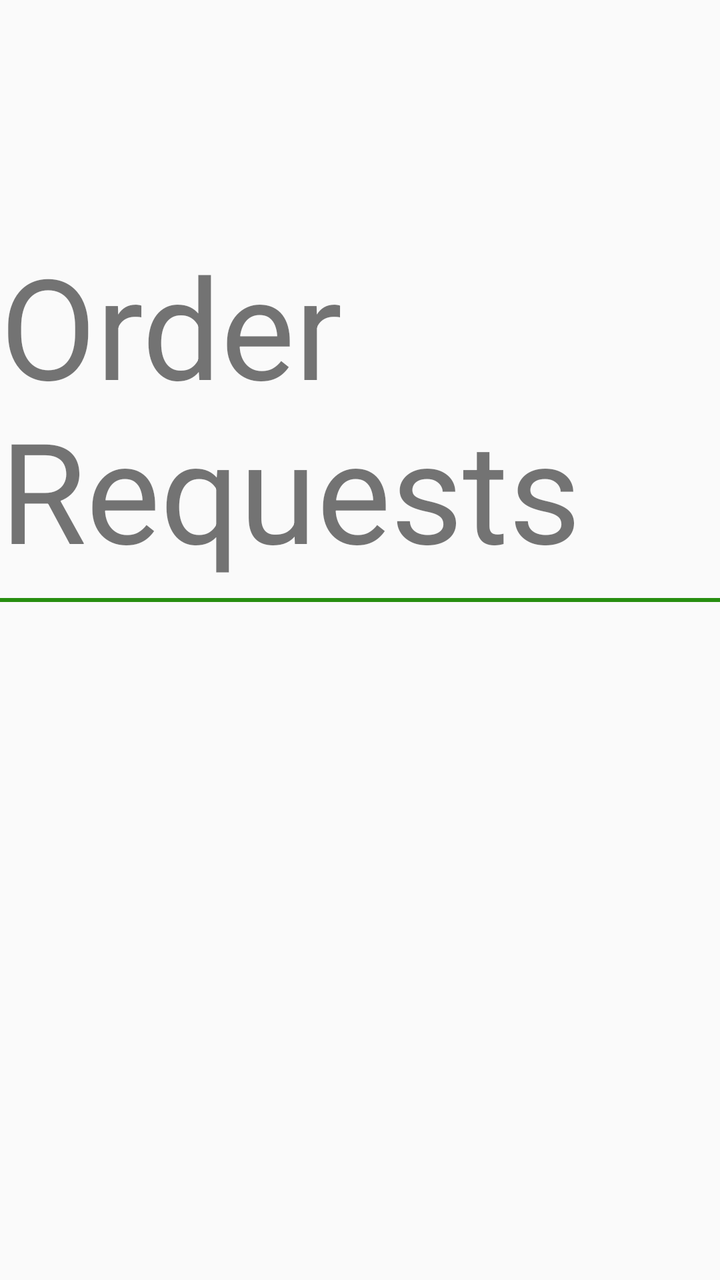
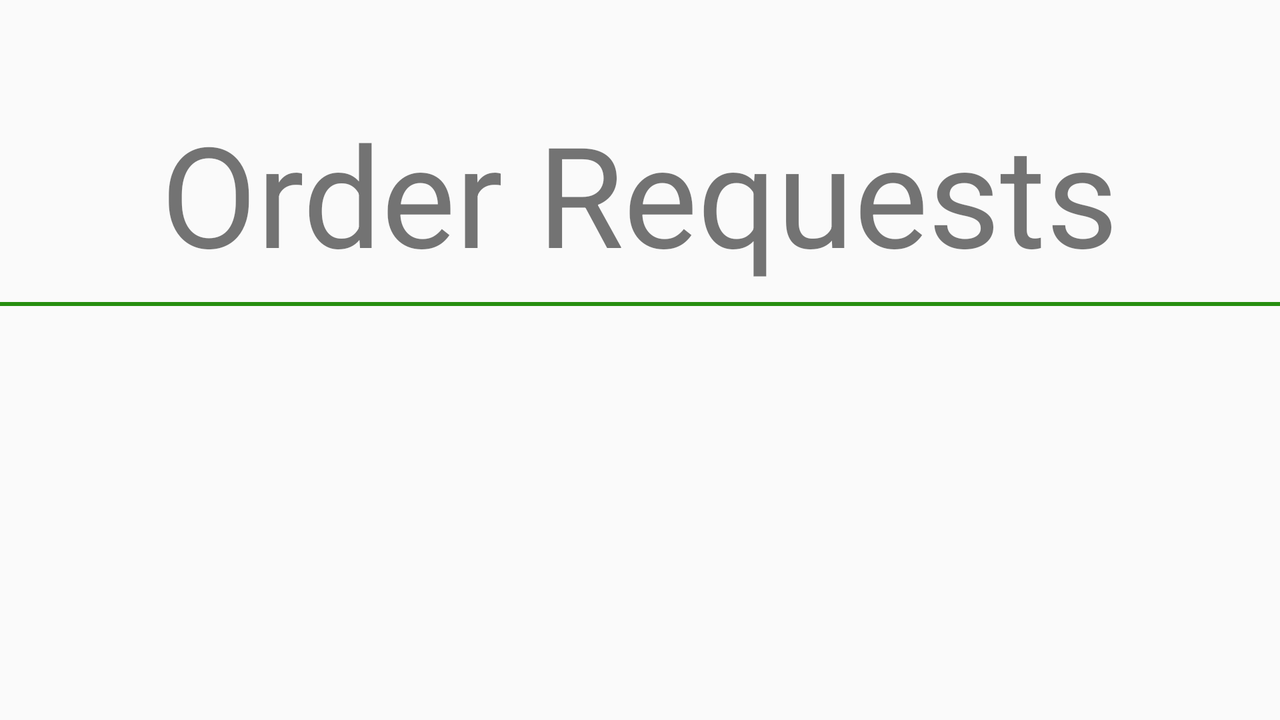

The same Android screen from two of the app's own layout files: first res/layout/ as a phone draws it, then the author's variant for another configuration, drawn on a device whose configuration selects that folder. Both files follow.
<!-- AndroidManifest.xml: application theme AppTheme -->
<!-- res/layout/content_order_req_nav.xml -->
<?xml version="1.0" encoding="utf-8"?>
<android.support.constraint.ConstraintLayout xmlns:android="http://schemas.android.com/apk/res/android"
    xmlns:app="http://schemas.android.com/apk/res-auto"
    xmlns:tools="http://schemas.android.com/tools"
    android:id="@+id/relativeLayout"
    android:layout_width="match_parent"
    android:layout_height="match_parent"
    tools:context="com.unown.finalunown.OrderReqNavActivity">


    <ListView
        android:id="@+id/orderListView"
        android:layout_width="fill_parent"
        android:layout_height="wrap_content"
        android:layout_marginTop="8dp"
        android:drawSelectorOnTop="false"
        app:layout_constraintLeft_toLeftOf="parent"
        app:layout_constraintRight_toRightOf="parent"
        app:layout_constraintStart_toStartOf="parent"
        app:layout_constraintTop_toBottomOf="@+id/view" />

    <View
        android:id="@+id/view"
        android:layout_width="fill_parent"
        android:layout_height="2dp"
        android:layout_below="@+id/title"
        android:layout_marginTop="8dp"
        android:background="@color/colorAccent"
        app:layout_constraintTop_toBottomOf="@+id/title"
        tools:layout_editor_absoluteX="0dp" />


    <TextView
        android:id="@+id/title"
        android:layout_width="wrap_content"
        android:layout_height="wrap_content"
        android:layout_marginTop="116dp"
        android:text="Order Requests"
        android:textSize="70dp"
        app:layout_constraintHorizontal_bias="0.495"
        app:layout_constraintLeft_toLeftOf="parent"
        app:layout_constraintRight_toRightOf="parent"
        app:layout_constraintTop_toTopOf="parent" />
</android.support.constraint.ConstraintLayout>
<!-- resources referenced by this layout -->
<resources>
  <color name="colorAccent">#278e10</color>
  <style name="AppTheme" parent="Theme.AppCompat.Light.NoActionBar">
          
          <item name="colorPrimary">@color/colorPrimary</item>
          <item name="colorPrimaryDark">@color/colorPrimaryDark</item>
          <item name="colorAccent">@color/colorAccent</item>
      </style>
  <color name="colorPrimary">#607D8B</color>
  <color name="colorPrimaryDark">#fcfaf8</color>
</resources>
<!-- res/layout-land/content_order_req_nav.xml (the author's variant of the layout above) -->
<!-- drawn on the phone turned sideways -->
<?xml version="1.0" encoding="utf-8"?>
<RelativeLayout xmlns:android="http://schemas.android.com/apk/res/android"
    xmlns:app="http://schemas.android.com/apk/res-auto"
    xmlns:tools="http://schemas.android.com/tools"
    android:id="@+id/relativeLayout"
    android:layout_width="match_parent"
    android:layout_height="match_parent"
    tools:context="com.unown.finalunown.OrderReqNavActivity">


    <ListView
        android:id="@+id/orderListView"
        android:layout_width="fill_parent"
        android:layout_height="wrap_content"
        android:layout_marginTop="8dp"
        android:drawSelectorOnTop="false"
        android:layout_below="@+id/view"
        app:layout_constraintLeft_toLeftOf="parent"
        app:layout_constraintRight_toRightOf="parent"
        app:layout_constraintStart_toStartOf="parent"
        app:layout_constraintTop_toBottomOf="@+id/view" />

    <View
        android:id="@+id/view"
        android:layout_width="fill_parent"
        android:layout_height="2dp"
        android:layout_below="@+id/title"
        android:layout_marginTop="8dp"
        android:background="@color/colorAccent"
        app:layout_constraintTop_toBottomOf="@+id/title"
        tools:layout_editor_absoluteX="0dp" />


    <TextView
        android:id="@+id/title"
        android:layout_width="wrap_content"
        android:layout_height="wrap_content"
        android:layout_alignParentTop="true"
        android:layout_centerHorizontal="true"
        android:layout_marginTop="50dp"
        android:text="Order Requests"
        android:textSize="70dp"
        app:layout_constraintHorizontal_bias="0.501"
        app:layout_constraintLeft_toLeftOf="parent"
        app:layout_constraintRight_toRightOf="parent"
        app:layout_constraintTop_toTopOf="parent" />
</RelativeLayout>
